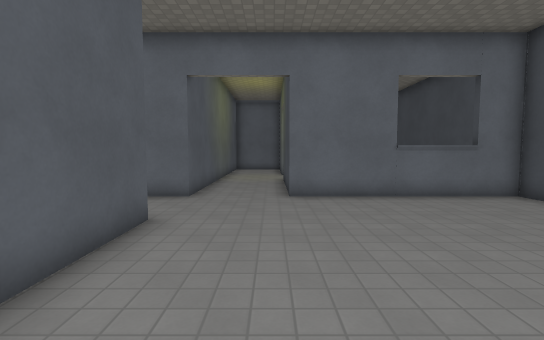
[1] (above)

14 first-person views from a walk through a level from a Godot 3-D game. The camera is 1.5 m above the floor, tilts 4° down and sees 85° across. The floor is counted in squares, 1 m on a side. Each view is taken from the middle of a square. On the plan, view 1 faces up. The plan holds only what a view shows up to about 15 squares ahead; the rest is blank. The place goes on beyond the plan. Surface patterns are stand-ins for the level's own textures.

[2]
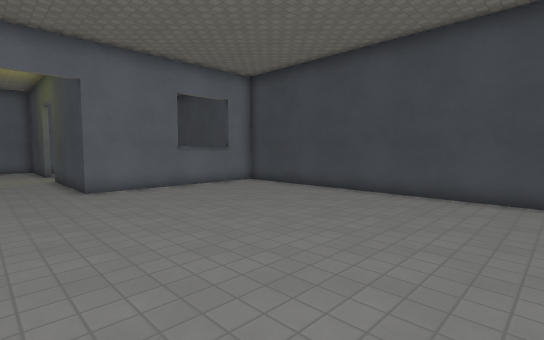

[3]
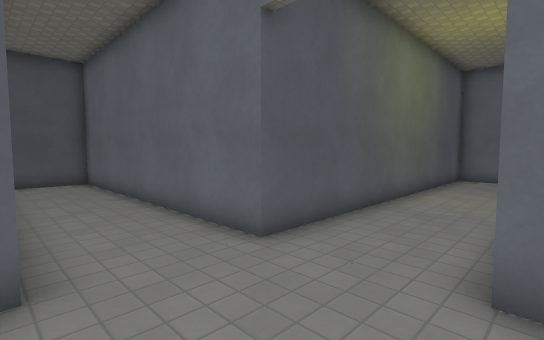

[4]
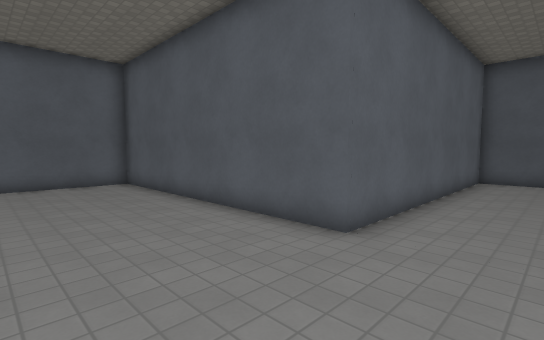

[5]
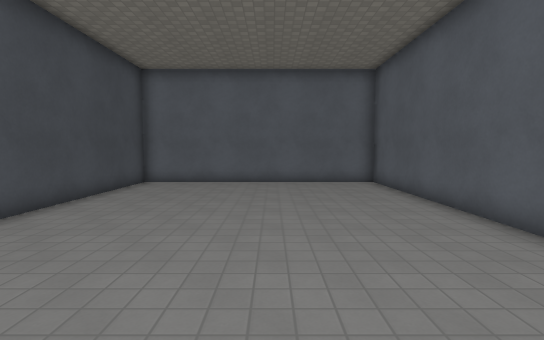

[6]
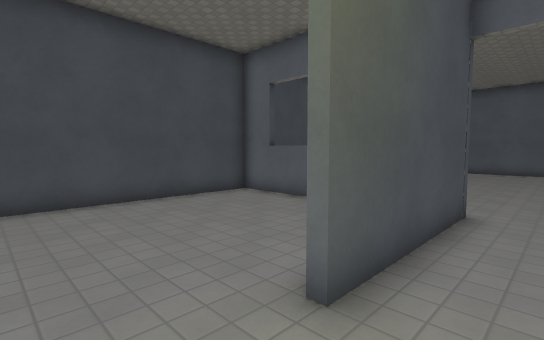

[7]
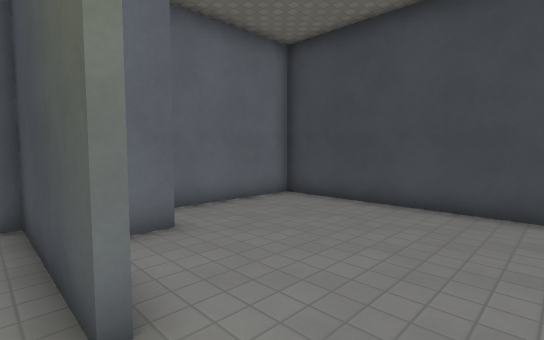

[8]
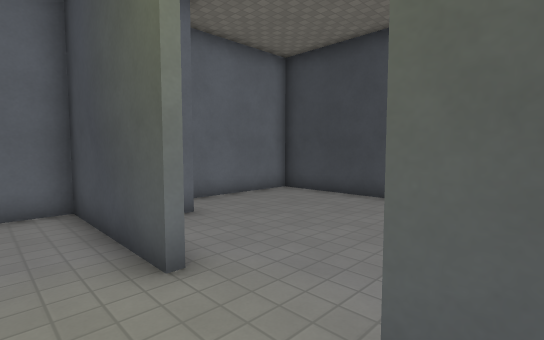

[9]
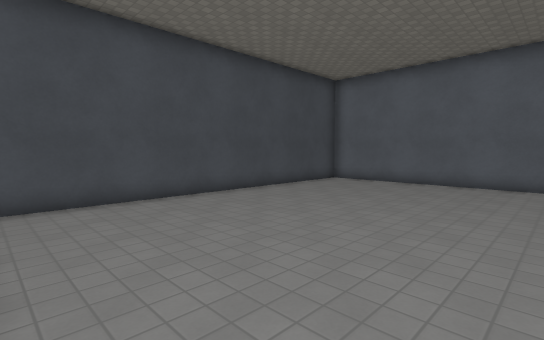

[10]
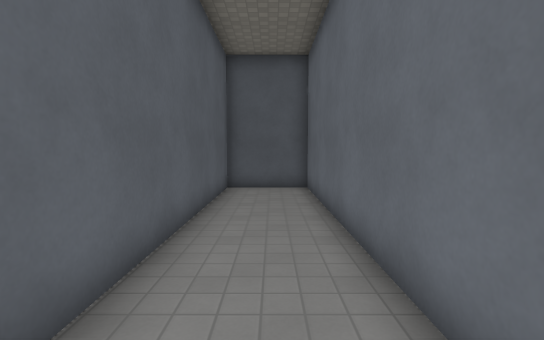

[11]
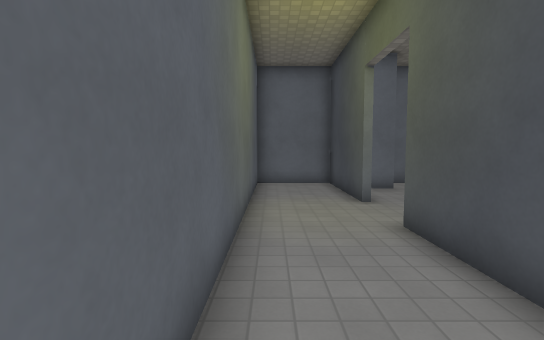

[12]
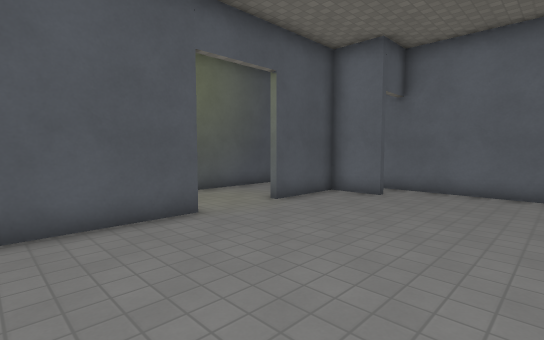

[13]
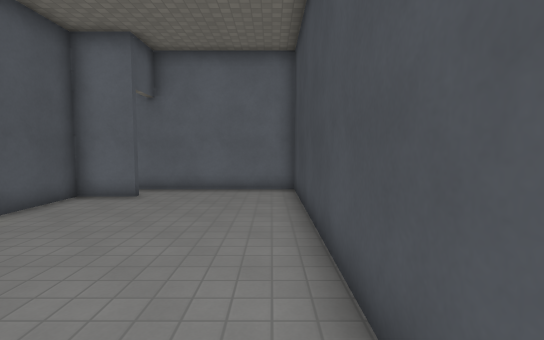

[14]
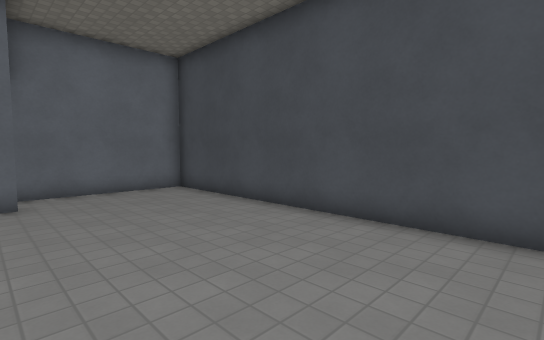

### Floor plan
Points are (right, up) in squares from view 1. A wall is a line through its corners. A room is listed if a view was taken in it or the views show most of it. See-through windows are left out.
Room 1 (views 1, 2, 3, 4, 5, 6, 7, 8, 9, 10, 11, 12, 13, 14)
walls: (4.8, 9.6) (7.8, 9.6) (7.8, 22.1) (2, 22.1); (0.8, 14.8) (0.8, 11.1); (0.6, 17.3) (0.6, 22.1) (-2.6, 22.1) (-2.6, 9.4) (-13.6, 9.4) (-13.6, 6.3) (-2.6, 6.3) (-2.6, -4.5) (7.8, -4.5) (7.8, 9.4) (0.6, 9.4) (0.6, 14.8); (2.8, 20.3) (0.8, 20.3) (0.8, 17.4)

Positions as (right, up) in squares from view 1, and headings:
1: (0, 0), facing up
2: (-2, -2), facing up-right
3: (1, 6), facing up-left
4: (2, 9), facing down-left
5: (2, 9), facing down
6: (-1, 17), facing down-right
7: (0, 15), facing up-right
8: (-1, 14), facing up-right
9: (-1, 9), facing down-right
10: (-2, 8), facing left
11: (-2, 9), facing up
12: (7, 11), facing up-left
13: (7, 11), facing up
14: (2, 11), facing up-right
